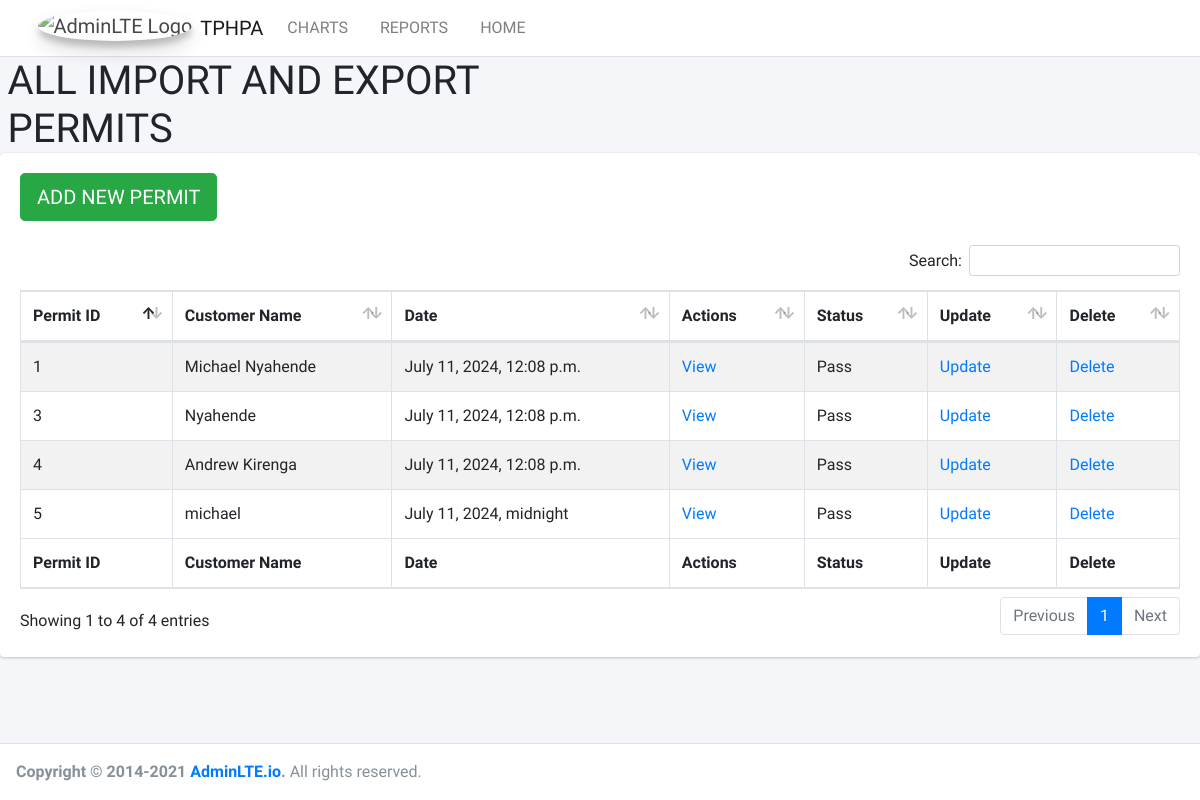
Screenshot of /permits/ with the database file from the repository.
### PlantHealth/models.py (models this page shows, shortened)
class Permit(models.Model):
    customer_name = models.CharField(max_length=200, default='Unknown Customer')  # Set a default value here
    customer_phone = models.IntegerField(default=0)  # Set a default value here
    customer_email = models.EmailField(default='unknown@example.com')  # Set a default value here
    product_name = models.CharField(max_length=200, default='Unknown Product')  # Set a default value here
    inspector = models.CharField(max_length=200, default='Unknown Inspector')  # Set a default value here
    disease_identified = models.CharField(max_length=200, default='None')  # Set a default value here
    region_of_origin = models.CharField(max_length=200, default='Unknown Region')  # Set a default value here
    country_heading = models.CharField(max_length=200, default='Unknown Country')  # Set a default value here
    quantity = models.FloatField(default=0.0)  # Set a default value here
    test_conducted = models.CharField(max_length=200, default='None')  # Set a default value here
    chemical_used = models.CharField(max_length=200, default='None')  # Set a default value here
    volume_used = models.FloatField(default=0.0)  # Set a default value here
    total_charge = models.FloatField(default=0.0)  # Set a default value here
    station = models.CharField(max_length=200, default='Unknown Station')  # Set a default value here
    status = models.CharField(max_length=10, choices=[('Pass', 'Pass'), ('Rejected', 'Rejected')], default='Pass')  # Set a default value here
    created_at = models.DateTimeField(default=timezone.now)

### PlantHealth/views.py (the view)
# urls.py: path('permits/', views.permit_list, name='permit_list'),
def permit_list(request):
    permits = Permit.objects.all()
    return render(request, 'plant_health/permit_list.html', {'permits': permits})

### PlantHealth/Templates/plant_health/permit_list.html (shortened to what this page needs)
{% load static %}
<!DOCTYPE html>
<html lang="en">
<head>
  <link rel="stylesheet" href="{% static 'plant_health/plugins/fontawesome-free/css/all.min.css' %}">
  <link rel="stylesheet" href="{% static 'plant_health/dist/css/adminlte.min.css' %}">
  <link rel="stylesheet" href="{% static 'plant_health/pluginsdatatables-bs4/css/dataTables.bootstrap4.min.css' %}">
  <link rel="stylesheet" href="{% static 'plant_health/pluginsdatatables-responsive/css/responsive.bootstrap4.min.css' %}">
  <link rel="stylesheet" href="{% static 'plant_health/pluginsdatatables-buttons/css/buttons.bootstrap4.min.css' %}">
</head>
<body class="hold-transition layout-top-nav">
<div class="wrapper">
  <nav class="main-header navbar navbar-expand-md navbar-light navbar-white">
    <div class="container">
      <a href="#" class="navbar-brand">
        <img src="{% static 'plant_health/dist/img/AdminLTELogo.png ' %}" alt="AdminLTE Logo" class="brand-image img-circle elevation-3" style="opacity: .8">
        <span class="brand-text font-weight-light"> <b>TPHPA </b></span>
      </a>
      <div class="collapse navbar-collapse order-3" id="navbarCollapse">
        <ul class="navbar-nav">
          <li class="nav-item">
            <a href="{% url 'chart_data' %}" class="nav-link">CHARTS</a>
          </li>
          <li class="nav-item">
            <a href="#" class="nav-link">REPORTS</a>
          </li>
          <li class="nav-item">
            <a href="#" class="nav-link">HOME</a>
          </li>
        </ul>
      </div>
    </div>
  </nav>
  <div class="content-wrapper">
        <div class="row">
            <div class="col-md-12">
                  <div class="col-sm-6">
                    <h1 class="m-0"> ALL IMPORT AND EXPORT PERMITS</h1>
                  </div>
                <div class="card">
                    <div class="card-body">
                        <div>
                           <a href="{% url 'create_permit' %}"> <button type="button" class="btn btn-success btn-lg">ADD NEW PERMIT</button></a>
                        </div> <br>
                      <table id="example1" class="table table-bordered table-striped">
                        <thead>
                            <tr>
                                <th>Permit ID</th>
                                <th>Customer Name</th>
                                <th>Date</th>
                                <th>Actions</th>
                                <th>Status</th>
                                <th>Update</th>
                                <th>Delete</th>
                            </tr>
                        </thead>
                        <tbody>
                            {% for permit in permits %}
                            <tr>
                                <td>{{ permit.id }}</td>
                                <td>{{ permit.customer_name }}</td>
                                <td>{{ permit.created_at }}</td>
                                <td>
                                    <a href="{% url 'permit_detail' permit.id %}">View</a>
                                </td>
                                <td>{{ permit.status }}</td>
                                <td><a href="{% url 'update_permit' permit.id %}">Update</a></td>
                                <td><a href="{% url 'delete_permit' permit.id %}">Delete</a></td>
                            </tr>
                            {% endfor %}
                        </tbody>
                        <tfoot>
                            <tr>
                                <th>Permit ID</th>
                                <th>Customer Name</th>
                                <th>Date</th>
                                <th>Actions</th>
                                <th>Status</th>
                                <th>Update</th>
                                <th>Delete</th>
                            </tr>
                        </tfoot>
                      </table>
                    </div>
                  </div>
         </div>
        </div>
  </div>
  <footer class="main-footer">
    <strong>Copyright &copy; 2014-2021 <a href="https://adminlte.io">AdminLTE.io</a>.</strong> All rights reserved.
  </footer>
</div>
</body>
</html>

### rows the page displays
Permit: id "1", customer_name "Michael Nyahende", created_at "July 11, 2024, 12:08 p.m.", status "Pass"
Permit: id "3", customer_name "Nyahende", created_at "July 11, 2024, 12:08 p.m.", status "Pass"
Permit: id "4", customer_name "Andrew Kirenga", created_at "July 11, 2024, 12:08 p.m.", status "Pass"
Permit: id "5", customer_name "michael", created_at "July 11, 2024, midnight", status "Pass"
